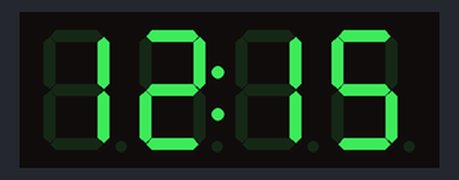
The sketch below on a simulated Arduino Uno, built with avr-gcc and run on an emulated ATmega328P. Shown: 4-digit seven-segment display.

Above: at 1.1 s.
At 6.1 s:
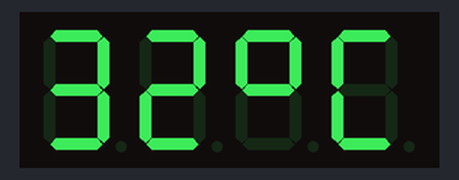
At 14.2 s:
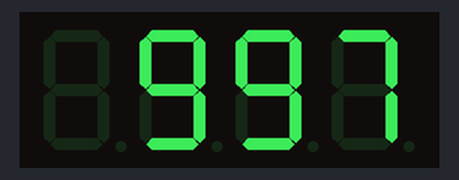
At 22.4 s:
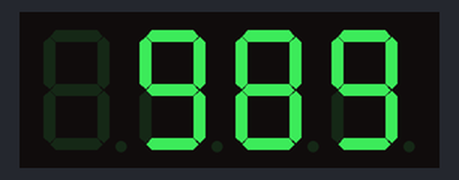
At 30.5 s:
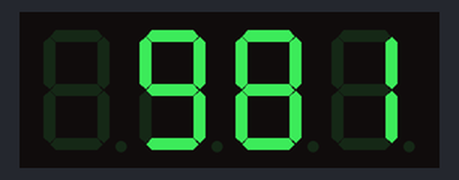
At 38.7 s:
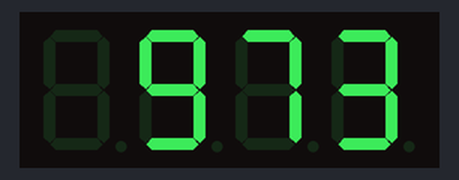

The sketch:

27_4led7seg.ino
```cpp
#include <TM1637Display.h>
// Module connection pins (Digital Pins)
#define CLK 2
#define DIO 3

TM1637Display display(CLK, DIO);

int tempC = 32;
const uint8_t doC[] = {
  SEG_A | SEG_B | SEG_G | SEG_F,           // o
  SEG_A | SEG_D | SEG_E | SEG_F    // C
};
int hour = 12;
int minu = 15;
int timeDisplay = hour * 100 + minu; //1215

int NumStep = 1000;

void setup() {
  display.setBrightness(4);
  display.clear();
  delay(1000);
}

void loop() {
  //display time
  display.showNumberDecEx(timeDisplay, 0b01000000);
  delay(5000);
  //display number + segment 32oC
  display.showNumberDec(tempC, false, 2, 0);
  display.setSegments(doC, 2, 2);
  delay(5000);
  //display number count down
  for (NumStep = 1000; NumStep > 0; NumStep--) //Interrate NumStep
  {
    display.showNumberDec(NumStep); //Display the Variable value;
    delay(1000);  //A half second delay between steps.
  }
}
```

Measured:
- what the display in image 0 shows lasts 5.1 s, from 1.0 s to 6.1 s
- what the display in image 2 shows lasts 1.0 s, from 14.2 s to 15.2 s
